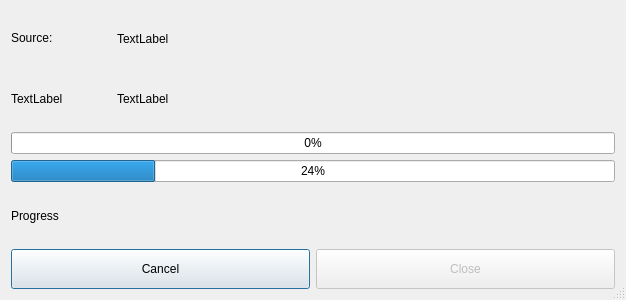
<?xml version="1.0" encoding="UTF-8"?>
<ui version="4.0">
 <class>CopyDialog</class>
 <widget class="QDialog" name="CopyDialog">
  <property name="windowModality">
   <enum>Qt::ApplicationModal</enum>
  </property>
  <property name="geometry">
   <rect>
    <x>0</x>
    <y>0</y>
    <width>626</width>
    <height>300</height>
   </rect>
  </property>
  <property name="sizePolicy">
   <sizepolicy hsizetype="Fixed" vsizetype="MinimumExpanding">
    <horstretch>0</horstretch>
    <verstretch>0</verstretch>
   </sizepolicy>
  </property>
  <property name="maximumSize">
   <size>
    <width>800</width>
    <height>300</height>
   </size>
  </property>
  <property name="windowTitle">
   <string>New Directory</string>
  </property>
  <property name="sizeGripEnabled">
   <bool>true</bool>
  </property>
  <property name="modal">
   <bool>true</bool>
  </property>
  <layout class="QVBoxLayout" name="verticalLayout">
   <item>
    <layout class="QHBoxLayout" name="horizontalLayout_3">
     <item>
      <widget class="QLabel" name="label_2">
       <property name="sizePolicy">
        <sizepolicy hsizetype="Preferred" vsizetype="Maximum">
         <horstretch>0</horstretch>
         <verstretch>0</verstretch>
        </sizepolicy>
       </property>
       <property name="maximumSize">
        <size>
         <width>100</width>
         <height>16777215</height>
        </size>
       </property>
       <property name="text">
        <string>Source:</string>
       </property>
      </widget>
     </item>
     <item>
      <widget class="QLabel" name="sourceLabel">
       <property name="text">
        <string>TextLabel</string>
       </property>
      </widget>
     </item>
    </layout>
   </item>
   <item>
    <layout class="QHBoxLayout" name="horizontalLayout_2">
     <item>
      <widget class="QLabel" name="label">
       <property name="sizePolicy">
        <sizepolicy hsizetype="Minimum" vsizetype="Preferred">
         <horstretch>0</horstretch>
         <verstretch>0</verstretch>
        </sizepolicy>
       </property>
       <property name="maximumSize">
        <size>
         <width>100</width>
         <height>16777215</height>
        </size>
       </property>
       <property name="text">
        <string>TextLabel</string>
       </property>
      </widget>
     </item>
     <item>
      <widget class="QLabel" name="dstLabel">
       <property name="text">
        <string>TextLabel</string>
       </property>
      </widget>
     </item>
    </layout>
   </item>
   <item>
    <widget class="QProgressBar" name="progressBar">
     <property name="value">
      <number>0</number>
     </property>
    </widget>
   </item>
   <item>
    <widget class="QProgressBar" name="progressBar_2">
     <property name="value">
      <number>24</number>
     </property>
    </widget>
   </item>
   <item>
    <widget class="QLabel" name="progressLabel">
     <property name="text">
      <string>Progress</string>
     </property>
    </widget>
   </item>
   <item>
    <layout class="QHBoxLayout" name="horizontalLayout">
     <item>
      <widget class="QPushButton" name="cancelButton">
       <property name="sizePolicy">
        <sizepolicy hsizetype="Expanding" vsizetype="Minimum">
         <horstretch>0</horstretch>
         <verstretch>0</verstretch>
        </sizepolicy>
       </property>
       <property name="maximumSize">
        <size>
         <width>16777215</width>
         <height>40</height>
        </size>
       </property>
       <property name="text">
        <string>Cancel</string>
       </property>
      </widget>
     </item>
     <item>
      <widget class="QPushButton" name="closeButton">
       <property name="enabled">
        <bool>false</bool>
       </property>
       <property name="sizePolicy">
        <sizepolicy hsizetype="Expanding" vsizetype="Fixed">
         <horstretch>0</horstretch>
         <verstretch>0</verstretch>
        </sizepolicy>
       </property>
       <property name="maximumSize">
        <size>
         <width>16777215</width>
         <height>40</height>
        </size>
       </property>
       <property name="text">
        <string>Close</string>
       </property>
      </widget>
     </item>
    </layout>
   </item>
  </layout>
 </widget>
 <resources/>
 <connections/>
</ui>
